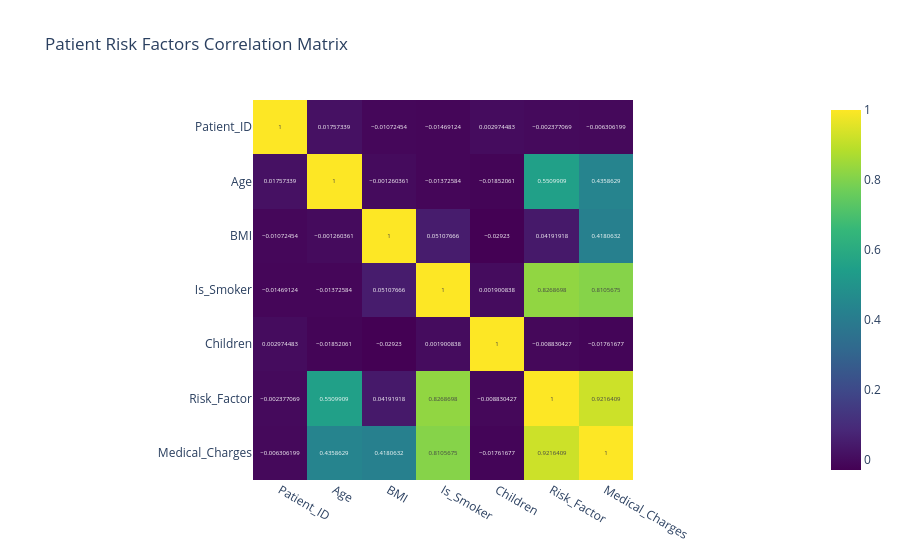

Notebook code cell kept with this figure:
### Code cell
corr = df_health.select_dtypes(include=[np.number]).corr()

fig_corr = px.imshow(corr, text_auto=True, color_continuous_scale='Viridis',
                     title="Patient Risk Factors Correlation Matrix")
fig_corr.show()

### Figure 1 — Plotly figure (JSON) as saved in the notebook; plotly's stock layout.template omitted (floating-point values rounded to 4 significant figures)
{"data": [{"coloraxis": "coloraxis", "hovertemplate": "x: %{x}<br>y: %{y}<br>color: %{z}<extra></extra>", "name": "0", "texttemplate": "%{z}", "type": "heatmap", "x": ["Patient_ID", "Age", "BMI", "Is_Smoker", "Children", "Risk_Factor", "Medical_Charges"], "xaxis": "x", "y": ["Patient_ID", "Age", "BMI", "Is_Smoker", "Children", "Risk_Factor", "Medical_Charges"], "yaxis": "y", "z": [[1.0, 0.01757, -0.01072, -0.01469, 0.002974, -0.002377, -0.006306], [0.01757, 1.0, -0.00126, -0.01373, -0.01852, 0.551, 0.4359], [-0.01072, -0.00126, 1.0, 0.05108, -0.02923, 0.04192, 0.4181], [-0.01469, -0.01373, 0.05108, 1.0, 0.001901, 0.8269, 0.8106], [0.002974, -0.01852, -0.02923, 0.001901, 1.0, -0.00883, -0.01762], [-0.002377, 0.551, 0.04192, 0.8269, -0.00883, 1.0, 0.9216], [-0.006306, 0.4359, 0.4181, 0.8106, -0.01762, 0.9216, 1.0]]}], "layout": {"coloraxis": {"colorscale": [[0, "#440154"], [0.1111, "#482878"], [0.2222, "#3e4989"], [0.3333, "#31688e"], [0.4444, "#26828e"], [0.5556, "#1f9e89"], [0.6667, "#35b779"], [0.7778, "#6ece58"], [0.8889, "#b5de2b"], [1, "#fde725"]]}, "title": {"text": "Patient Risk Factors Correlation Matrix"}, "xaxis": {"anchor": "y", "constrain": "domain", "domain": [0, 1], "scaleanchor": "y"}, "yaxis": {"anchor": "x", "autorange": "reversed", "constrain": "domain", "domain": [0, 1]}}}
